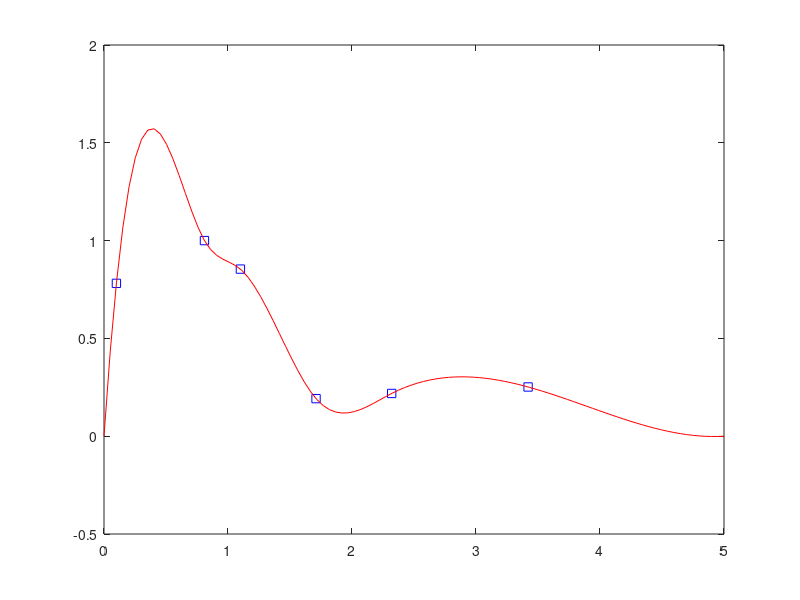

Here is the MATLAB script that generated this plot:
function [out_func] = engler_data_fit(meth)
%ENGLER_DATA_FIT() takes Engler's data and creates a fitted function to it
%via method meth.
%   Detailed explanation goes here
if nargin<1
    meth=1;
end

%Engler's raw data obtained via datathief in units of kpa and strain %
data=[1.0 11.8;8.1 15.1;11.0 12.9;17.1 2.9;23.2 3.3;34.2 3.8];
E0=10;

%normalize
data(:,1)=data(:,1)/E0;
data(:,2)=data(:,2)/max(data(:,2));
x=data(:,1)';y=data(:,2)';

if meth==1
    cs=spline([0 x 50/E0],[0 y 0]); %clamped spline
    cs.coefs
    xx=linspace(0,50/E0,100);
    plot(x,y,'bs',xx,ppval(cs,xx),'r-');
elseif meth==2
    params=[6 1];
    p=lsqcurvefit(@e_hill_fcn,params,x,y);
    xx=linspace(0,50/E0,100);
    plot(x,y,'bs',xx,e_hill_fcn(p,xx),'r-');
elseif meth==3
    p=1;
    p=lsqcurvefit(@tanh_log_hill,p,x,y);
    xx=linspace(0,50/E0,100);
    set(plot(x,y,'b.'),'LineWidth',2,'MarkerSize',30);hold on;
    set(plot(xx,tanh_log_hill(p,xx),'r-'),'LineWidth',2);
    xlabel('E / E^*');ylabel('Strain transmission');
    legend('Experiment','Fit Curve','Location','NorthEast');hold off;
end
end

function result=tanh_log_hill(p,x)
result=p(1)*(0.5*tanh(-2*log(x)+1)+0.5).*(0.5*tanh(log(x)+3)+0.5);
%result=p(1)*(0.5*tanh(-2*log(x)+1)+0.5);
end

function result=e_hill_fcn(params,xdata)
p=params;x=xdata;
result=0.2+0.8./(1+exp(p(1).*(x-p(2))));
end